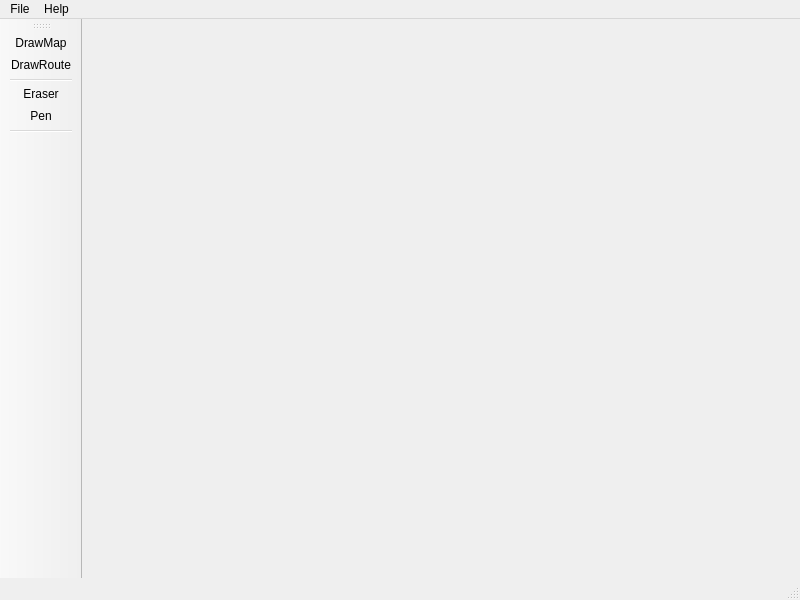
<?xml version="1.0" encoding="UTF-8"?>
<ui version="4.0">
 <class>mapcreater</class>
 <widget class="QMainWindow" name="mapcreater">
  <property name="geometry">
   <rect>
    <x>0</x>
    <y>0</y>
    <width>800</width>
    <height>600</height>
   </rect>
  </property>
  <property name="windowTitle">
   <string>Map Creater</string>
  </property>
  <property name="styleSheet">
   <string notr="true"/>
  </property>
  <widget class="QWidget" name="centralwidget">
   <property name="styleSheet">
    <string notr="true"/>
   </property>
  </widget>
  <widget class="QMenuBar" name="menubar">
   <property name="geometry">
    <rect>
     <x>0</x>
     <y>0</y>
     <width>800</width>
     <height>19</height>
    </rect>
   </property>
   <widget class="QMenu" name="menuFile">
    <property name="title">
     <string>File</string>
    </property>
    <addaction name="actionNew"/>
    <addaction name="actionExport"/>
    <addaction name="separator"/>
    <addaction name="actionClose"/>
   </widget>
   <widget class="QMenu" name="menuHelp">
    <property name="title">
     <string>Help</string>
    </property>
    <addaction name="actionAbout"/>
   </widget>
   <addaction name="menuFile"/>
   <addaction name="menuHelp"/>
  </widget>
  <widget class="QStatusBar" name="statusbar"/>
  <widget class="QToolBar" name="toolBar">
   <property name="windowTitle">
    <string>toolBar</string>
   </property>
   <attribute name="toolBarArea">
    <enum>LeftToolBarArea</enum>
   </attribute>
   <attribute name="toolBarBreak">
    <bool>false</bool>
   </attribute>
   <addaction name="actionDrawMap"/>
   <addaction name="actionDrawRoute"/>
   <addaction name="separator"/>
   <addaction name="actionEraser"/>
   <addaction name="actionPen"/>
   <addaction name="separator"/>
  </widget>
  <action name="actionExport">
   <property name="checked">
    <bool>false</bool>
   </property>
   <property name="text">
    <string>Export</string>
   </property>
  </action>
  <action name="actionDrawMap">
   <property name="checkable">
    <bool>true</bool>
   </property>
   <property name="icon">
    <iconset>
     <normaloff>res/map.png</normaloff>res/map.png</iconset>
   </property>
   <property name="text">
    <string>DrawMap</string>
   </property>
   <property name="toolTip">
    <string>DrawMap</string>
   </property>
  </action>
  <action name="actionDrawRoute">
   <property name="checkable">
    <bool>true</bool>
   </property>
   <property name="icon">
    <iconset>
     <normaloff>res/route.png</normaloff>res/route.png</iconset>
   </property>
   <property name="text">
    <string>DrawRoute</string>
   </property>
   <property name="toolTip">
    <string>DrawRoute</string>
   </property>
  </action>
  <action name="actionClose">
   <property name="text">
    <string>Close</string>
   </property>
  </action>
  <action name="actionEraser">
   <property name="checkable">
    <bool>true</bool>
   </property>
   <property name="icon">
    <iconset>
     <normaloff>res/eraser.png</normaloff>res/eraser.png</iconset>
   </property>
   <property name="text">
    <string>Eraser</string>
   </property>
   <property name="toolTip">
    <string>Eraser</string>
   </property>
  </action>
  <action name="actionNew">
   <property name="text">
    <string>New</string>
   </property>
   <property name="shortcut">
    <string>Ctrl+N</string>
   </property>
  </action>
  <action name="actionPen">
   <property name="checkable">
    <bool>true</bool>
   </property>
   <property name="icon">
    <iconset>
     <normaloff>res/pen.png</normaloff>res/pen.png</iconset>
   </property>
   <property name="text">
    <string>Pen</string>
   </property>
   <property name="toolTip">
    <string>Pen</string>
   </property>
  </action>
  <action name="actionAbout">
   <property name="text">
    <string>About</string>
   </property>
  </action>
 </widget>
 <resources/>
 <connections>
  <connection>
   <sender>actionClose</sender>
   <signal>triggered()</signal>
   <receiver>mapcreater</receiver>
   <slot>close()</slot>
   <hints>
    <hint type="sourcelabel">
     <x>-1</x>
     <y>-1</y>
    </hint>
    <hint type="destinationlabel">
     <x>399</x>
     <y>299</y>
    </hint>
   </hints>
  </connection>
 </connections>
</ui>
